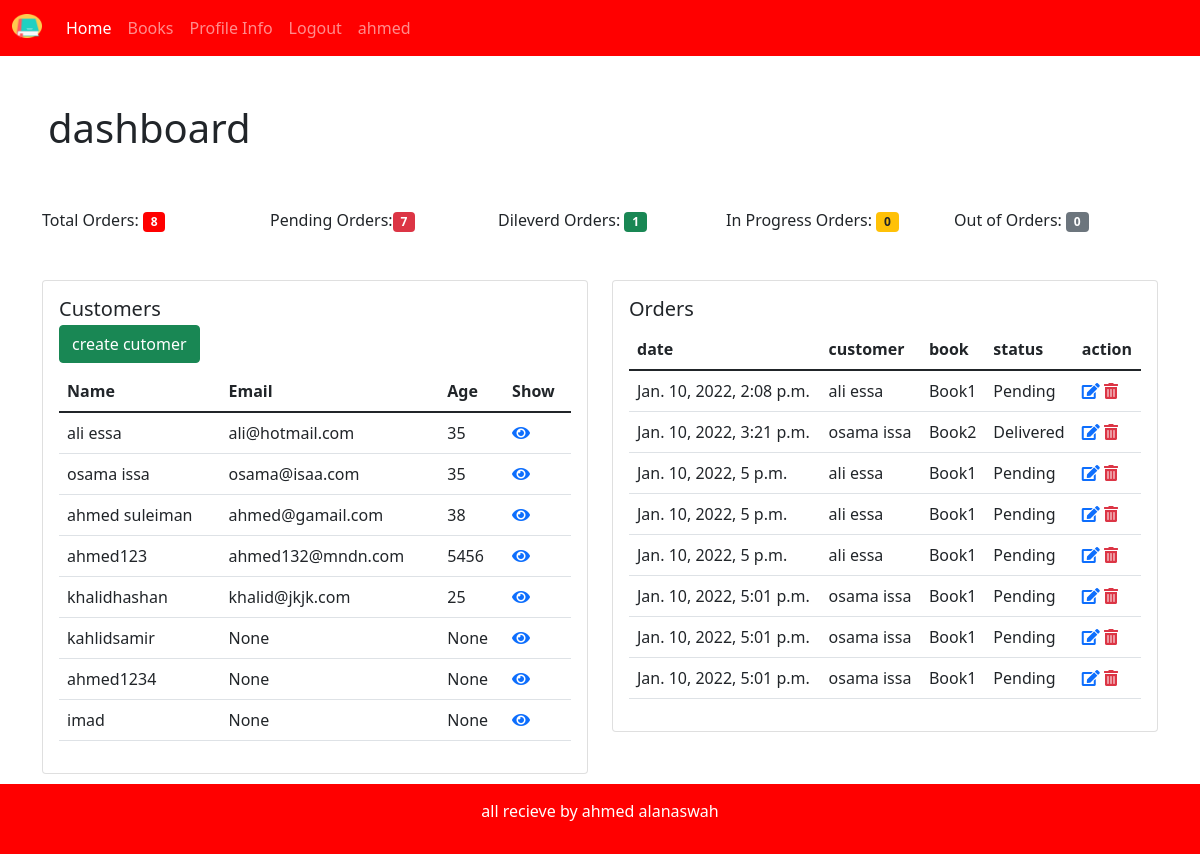
The app's page / (signed in) with its own data.
### bookstore/models.py (models this page shows)
class Customer(models.Model):
    user = models.OneToOneField(User,null=True,on_delete=models.CASCADE)
    name = models.CharField(max_length=190,null=True)
    email = models.CharField(max_length=190,null=True)
    phone = models.CharField(max_length=190,null=True)
    age = models.CharField(max_length=190,null=True)
    avatar = models.ImageField(blank = True,null= True,default='person.png')
    date_created = models.DateTimeField(auto_now_add=True, null = True)
    def __str__(self):
        return self.name

class Order(models.Model):
    STATUS = (
        ('Pending','Pending'),
        ('Delivered','Delivered'),
        ('in Progress','in Progress'),
        ('Out of Oreder','Out of Order'),
    )
    customer = models.ForeignKey(Customer, null = True,on_delete=models.SET_NULL)
    book = models.ForeignKey(Book, null = True,on_delete=models.SET_NULL)
    tags = models.ManyToManyField(Tag)
    date_created = models.DateTimeField(auto_now_add=True, null = True)
    status = models.CharField(max_length=200,null = True,choices = STATUS)

class Book(models.Model):
    CATEGORY = (
        ('Classics.','Classics.'),
        ('Comic Book','Comic Book'),
        ('Fantasy','Fantasy'),
        ('Horror.','Horror.'),
    )
    name = models.CharField(max_length=190,null=True)
    author  = models.CharField(max_length=190,null=True)
    price  = models.FloatField(null=True)
    categorey = models.CharField(max_length=190,null=True,choices=CATEGORY)
    tags = models.ManyToManyField(Tag)
    description = models.CharField(max_length=200,null=True)
    date_created = models.DateTimeField(auto_now_add=True, null = True)
    def __str__(self):
        return self.name

### bookstore/decorators.py (the view)
    def wrapper_func(request,*args,**kwargs):
        group = None
        if request.user.groups.exists():
            group = request.user.groups.all()[0].name
        if group == 'admin':
            return view_func(request,*args,**kwargs)
        if group == 'customer':
            return redirect('user_profile')

### bookstore/views.py (called while the page is built)
@login_required(login_url='login')
@forAdmins
def home(request):
    customers = Customer.objects.all()
    orders = Order.objects.all()
    t_orders = orders.count()
    p_orders = orders.filter(status='Pending').count()
    d_orders = orders.filter(status='Delivered').count()
    in_orders = orders.filter(status='in Progress').count()
    out_orders = orders.filter(status='Out of Oreder').count()
    context = { 'customers': customers,
                'orders': orders,
                't_orders': t_orders,
                'p_orders': p_orders,
                'd_orders': d_orders,
                'in_orders': in_orders,
                'out_orders': out_orders}
    return render(request, 'bookstore/dashboard.html', context)

### bookstore/templates/bookstore/dashboard.html (shortened to what this page needs)
{% extends 'bookstore/main.html' %}
{% block content %}
<h1 class='p-5'>dashboard</h1>
<div class="container ">
    <div class="row">
      <div class="col">
        Total Orders:  <span class="badge bg-primary"> {{t_orders}}</span>
      </div>
      <div class="col">
        Pending Orders:<span class="badge bg-danger"> {{p_orders}}</span>
      </div>
      <div class="col">
        Dileverd Orders: <span class="badge bg-success">{{d_orders}}</span>
      </div>
      <div class="col">
        In Progress Orders: <span class="badge bg-warning text-dark">{{in_orders}}</span>
      </div>
      <div class="col">
        Out of Orders: <span class="badge bg-secondary">{{out_orders}}</span>
      </div>
    </div>
  </div>
<div class="container pt-5">
    <div class="row">
      <div class="col">
        <div class="card" style="">
            <div class="card-body">
              <h5 class="card-title">Customers</h5>
              <h6 class="card-subtitle mb-2 text-muted"><a class="btn btn-success" href='#'>create cutomer</a></h6>
              <table class="table">
                <thead>
                  <tr>
                    <th scope="col">Name</th>
                    <th scope="col">Email</th>
                    <th scope="col">Age</th>
                    <th scope="col">Show</th>
                  </tr>
                </thead>
                <tbody>
                    {% for item in customers %}
                    <tr>
                    <td>{{item.name}}</td>
                    <td>{{item.email}}</td>
                    <td>{{item.age}}</td>
                    <td><a href="{% url 'customer' item.id %}"><i class="fas fa-eye"></i></a></td>
                    </tr>
                    {% endfor %}
                </tbody>
              </table>
            </div>
          </div>
      </div>
      <div class="col">
        <div class="card" style="">
            <div class="card-body">
              <h5 class="card-title">Orders</h5>
              <table class="table">
                <thead>
                  <tr>
                    <th scope="col">date</th>
                    <th scope="col">customer</th>
                    <th scope="col">book</th>
                    <th scope="col">status</th>
                    <th scope="col">action</th>
                  </tr>
                </thead>
                <tbody>
                    {% for item in orders %}
                    <tr>
                    <td>{{item.date_created}}</td>
                    <td>{{item.customer}}</td>
                    <td>{{item.book}}</td>
                    <td>{{item.status}}</td>
                    <td>
                        <a href = "{% url 'update' item.id %}"><i class="fas fa-edit"></i></a>
                        <a class='text-danger' href = "{% url 'delete' item.id %}" ><i class="fas fa-trash-alt"></i></a>
                    </td>
                    </tr>
                    {% endfor %}
                </tbody>
              </table>
            </div>
          </div>
      </div>
    </div>
  </div>
{% endblock %}

### bookstore/templates/bookstore/navbar.html (shortened to what this page needs)
{% load static %}
<nav class="navbar navbar-expand-lg navbar-dark bg-primary">
    <div class="container-fluid">
      <a class="navbar-brand"  href="{% url 'home' %}">
        <img src="{% static '/images/book.png' %}" alt="" width="30" height="24" class="d-inline-block align-text-top">
      </a>
      <div class="collapse navbar-collapse" id="navbarSupportedContent">
        <ul class="navbar-nav me-auto mb-2 mb-lg-0">
          {% if request.user.is_staff %}
          <li class="nav-item">
            <a class="nav-link active" aria-current="page" href="{% url 'home' %}">Home</a>
          </li>
          <li class="nav-item">
            <a class="nav-link" href="{% url 'books' %}">Books</a>
          </li>
          {% endif %}
          <li class="nav-item">
            <a class="nav-link" href="{% url 'profile_info' %}">Profile Info</a>
          </li>
          <li class="nav-item">
            <a class="nav-link" href="{% url 'logout' %}">Logout</a>
          </li>
          <li class="nav-item">
            <a class="nav-link" href='#'>{{request.user}}</a>
          </li>
      </div>
    </div>
  </nav>

### static/css/style.css (style rules this page uses)
.bg-primary { --bs-bg-opacity: 1; background-color: #F00 !important; }
body { background-color: #fff; }

### records on screen
Customer: name "ali essa", email "ali@hotmail.com", age "35"
Customer: name "osama issa", email "osama@isaa.com", age "35"
Customer: name "ahmed suleiman", email "ahmed@gamail.com", age "38"
Customer: name "ahmed123", email "ahmed132@mndn.com", age "5456"
Customer: name "khalidhashan", email "khalid@jkjk.com", age "25"
Customer: name "kahlidsamir", email "None", age "None"
Customer: name "ahmed1234", email "None", age "None"
Customer: name "imad", email "None", age "None"
Order: date_created "Jan. 10, 2022, 2:08 p.m.", customer "ali essa", book "Book1", status "Pending"
Order: date_created "Jan. 10, 2022, 3:21 p.m.", customer "osama issa", book "Book2", status "Delivered"
Order: date_created "Jan. 10, 2022, 5 p.m.", customer "ali essa", book "Book1", status "Pending"
Order: date_created "Jan. 10, 2022, 5 p.m.", customer "ali essa", book "Book1", status "Pending"
Order: date_created "Jan. 10, 2022, 5 p.m.", customer "ali essa", book "Book1", status "Pending"
Order: date_created "Jan. 10, 2022, 5:01 p.m.", customer "osama issa", book "Book1", status "Pending"
Order: date_created "Jan. 10, 2022, 5:01 p.m.", customer "osama issa", book "Book1", status "Pending"
Order: date_created "Jan. 10, 2022, 5:01 p.m.", customer "osama issa", book "Book1", status "Pending"

### other values on screen
{{ request.user }} "ahmed"
{{ t_orders }} "8"
{{ p_orders }} "7"
{{ d_orders }} "1"
{{ in_orders }} "0"
{{ out_orders }} "0"
